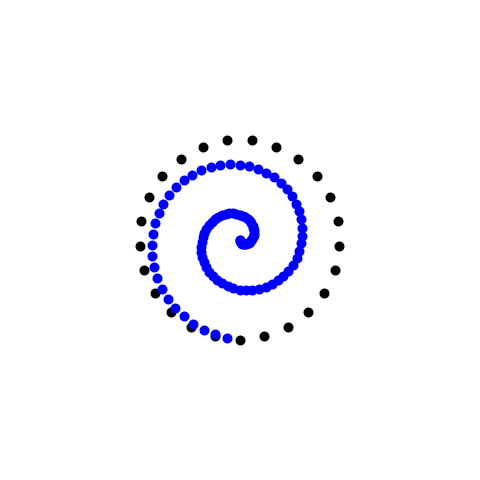
Frame 1 (no input)
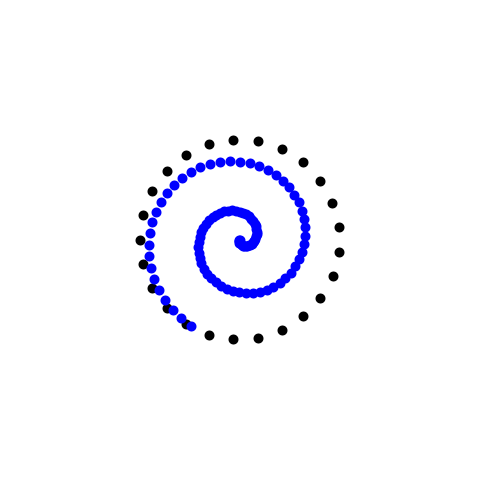
Frame 60 (the mouse pressed at the canvas centre just before this capture)
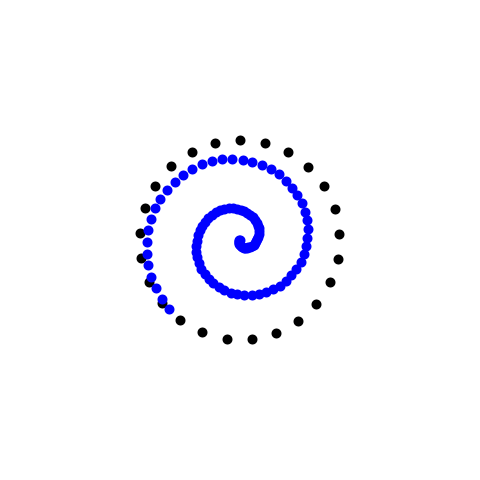
Frame 120 (the mouse held since frame 60 and released just before this capture)

The Processing sketch that drew these frames (run headless with seeded random() and noise(); from frame 60 on, the mouse is pressed at the canvas centre):

// Processing sketch: Circle
// ── Circle.pde
int frames;
void setup()
{
  size(480, 480);
  strokeWeight(10);
}
void draw()
{
  background(255);
  stroke(0);
  circle(25);
  spiral(100);
  frames++;
}
void circle(float n)
{
  for(int i = 0; i < n; i++)
  {
    point(240 + sin(i * TWO_PI/n + frames) * 100, 240 + cos(i * TWO_PI/n + frames) * 100);
  }
}

void spiral(float n)
{
  stroke(0, 0, 255);
  for(int i = 0; i < n; i++)
  {
    point(240 + sin(i * TWO_PI/(n/2) + frames * 0.10) * i, 240 + cos(i * TWO_PI/(n/2) + frames * 0.10) * i);
  }
}
